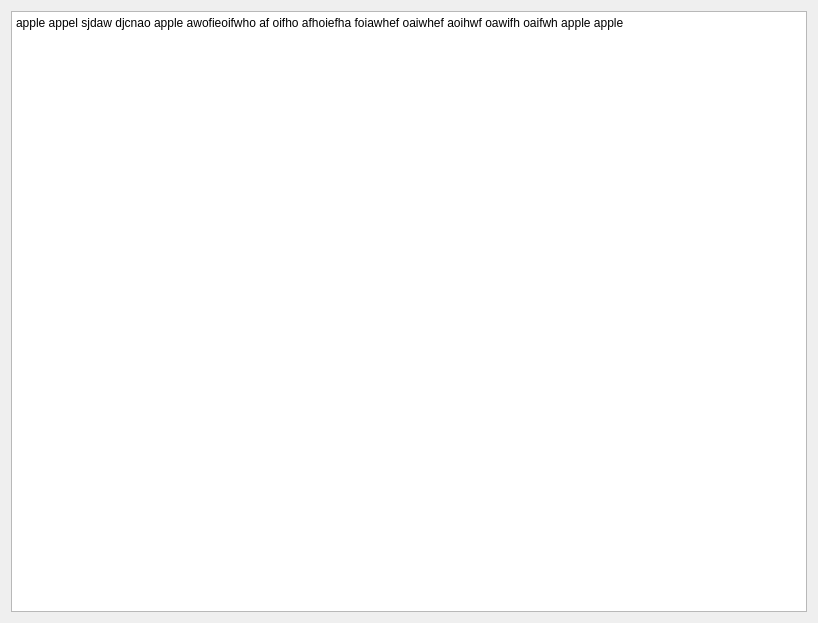
<?xml version="1.0" encoding="UTF-8"?>
<ui version="4.0">
 <class>Dialog</class>
 <widget class="QDialog" name="Dialog">
  <property name="geometry">
   <rect>
    <x>0</x>
    <y>0</y>
    <width>818</width>
    <height>623</height>
   </rect>
  </property>
  <property name="windowTitle">
   <string>Dialog</string>
  </property>
  <layout class="QVBoxLayout" name="verticalLayout">
   <item>
    <widget class="QTextBrowser" name="wordlist">
     <property name="html">
      <string>&lt;!DOCTYPE HTML PUBLIC &quot;-//W3C//DTD HTML 4.0//EN&quot; &quot;http://www.w3.org/TR/REC-html40/strict.dtd&quot;&gt;
&lt;html&gt;&lt;head&gt;&lt;meta name=&quot;qrichtext&quot; content=&quot;1&quot; /&gt;&lt;style type=&quot;text/css&quot;&gt;
p, li { white-space: pre-wrap; }
&lt;/style&gt;&lt;/head&gt;&lt;body style=&quot; font-family:'SimSun'; font-size:9pt; font-weight:400; font-style:normal;&quot;&gt;
&lt;p style=&quot; margin-top:0px; margin-bottom:0px; margin-left:0px; margin-right:0px; -qt-block-indent:0; text-indent:0px;&quot;&gt;apple appel sjdaw djcnao apple awofieoifwho af oifho afhoiefha foiawhef oaiwhef aoihwf oawifh oaifwh apple apple&lt;/p&gt;&lt;/body&gt;&lt;/html&gt;</string>
     </property>
    </widget>
   </item>
  </layout>
 </widget>
 <resources/>
 <connections/>
</ui>
